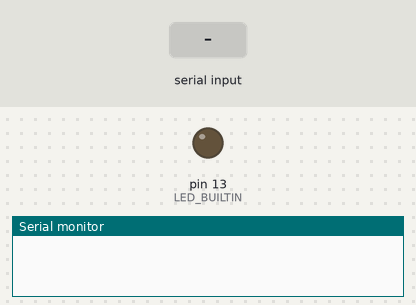
The sketch below on a simulated Arduino Uno, built with avr-gcc and run on an emulated ATmega328P. On the bench: output pins drawn as LEDs (lit = HIGH), the last lines printed to the serial monitor. The inputs (shaded band) are chosen by the test bench.

Above: at 1.2 s.
1.3 s: "1" received over Serial
At 2.3 s:
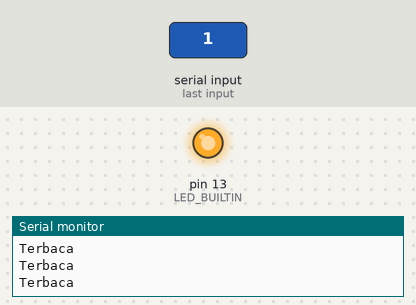
2.8 s: "0" received over Serial
At 3.8 s:
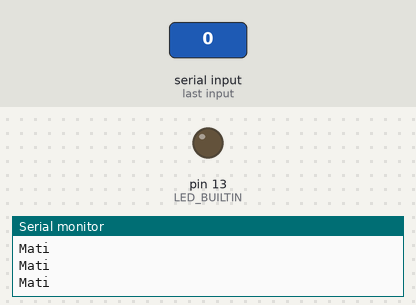
Timing chart, 0 to 5.8 s (numbered marks = the images above; inputs shaded):
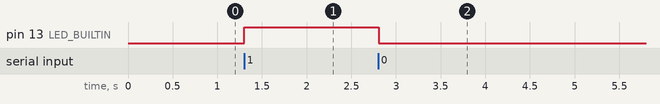

Measured:
- after the input at 1.3 s, pin 13 (LED_BUILTIN): LOW → HIGH at once
- after the input at 2.8 s, pin 13 (LED_BUILTIN): HIGH → LOW at once

The sketch:

Cek_Bluetooth.ino
```cpp
#define LED_BUILTIN 13
int input;
void setup() {
  // initialize digital pin LED_BUILTIN as an output.
  pinMode(LED_BUILTIN, OUTPUT);
      Serial.begin(9600);
}

// the loop function runs over and over again forever
void loop() {
  if (Serial.available()){
    input=Serial.read();
  }
    if(input=='1'){
    digitalWrite(LED_BUILTIN, HIGH);   // turn the LED on (HIGH is the voltage level)
    Serial.println("Terbaca");
    }
                      // wait for a second
    if(input=='0'){
    digitalWrite(LED_BUILTIN, LOW);    // turn the LED off by making the voltage LOW
    Serial.println("Mati");
    }
}
```
